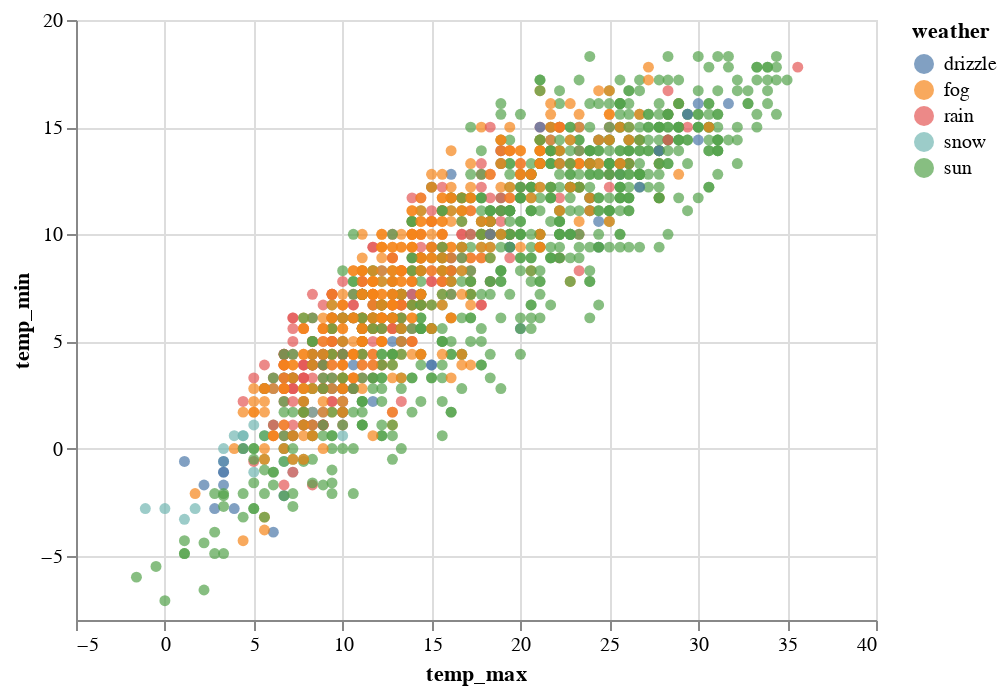

Source (notebook cell):
### Markdown cell above
## **Scatterplot:** temp_max by temp_min

### Code cell
# alt.Chart(seattle_weather).mark_point().encode(
alt.Chart(seattle_weather).mark_circle().encode(
    x='temp_max',
    y='temp_min',
    color='weather',
    tooltip=['weather','temp_max','temp_min']
).interactive()

### Figure 1 — Vega-Lite specification as saved in the notebook (floating-point values rounded to 4 significant figures; data arrays with more than 128 entries replaced by an {"elided": "..."} marker saying what was removed)
{"config": {"view": {"continuousWidth": 400, "continuousHeight": 300}}, "data": {"name": "data-830c39fec90146253fb06a06c26374ef"}, "mark": "circle", "encoding": {"color": {"field": "weather", "type": "nominal"}, "tooltip": [{"field": "weather", "type": "nominal"}, {"field": "temp_max", "type": "quantitative"}, {"field": "temp_min", "type": "quantitative"}], "x": {"field": "temp_max", "type": "quantitative"}, "y": {"field": "temp_min", "type": "quantitative"}}, "selection": {"selector007": {"type": "interval", "bind": "scales", "encodings": ["x", "y"]}}, "$schema": "https://vega.github.io/schema/vega-lite/v4.17.0.json", "datasets": {"data-830c39fec90146253fb06a06c26374ef": {"elided": "1461 records"}}}
